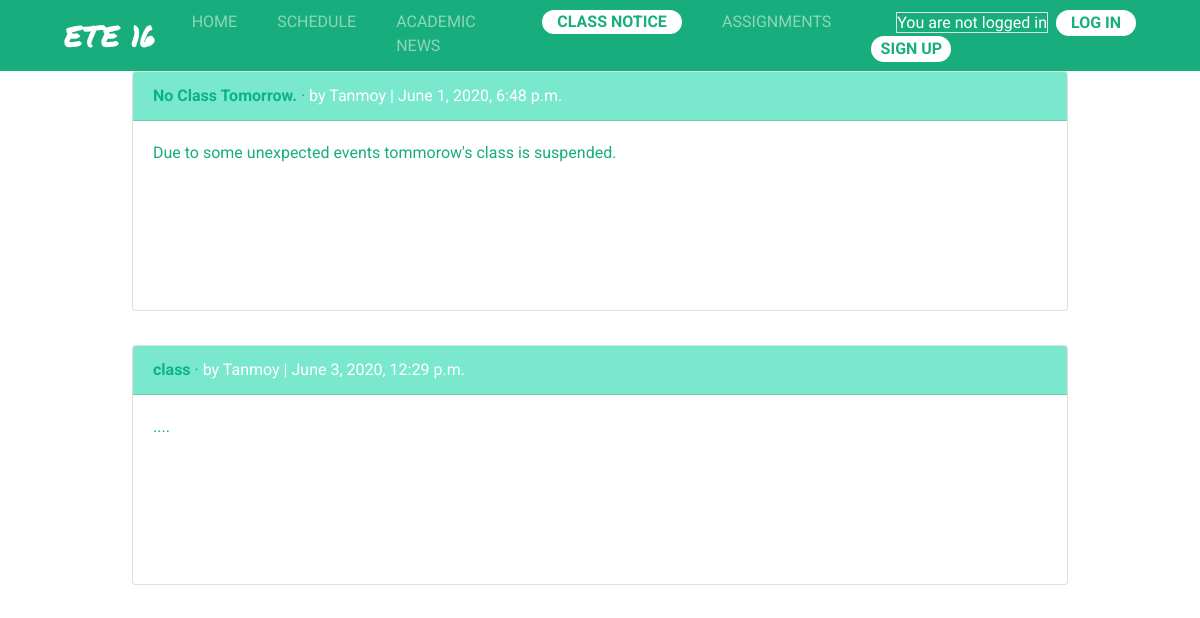
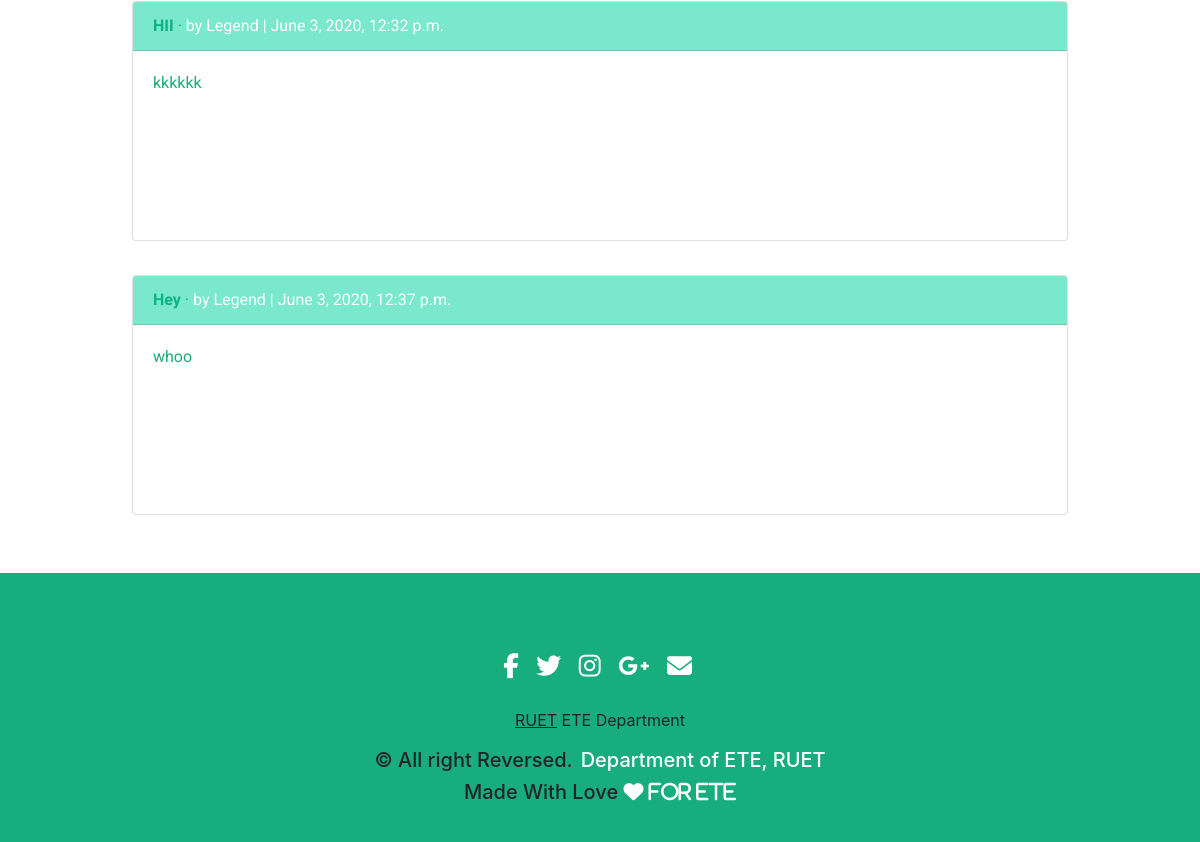
Before: /class_notice/ with the older database file (2 pictures, top to bottom).
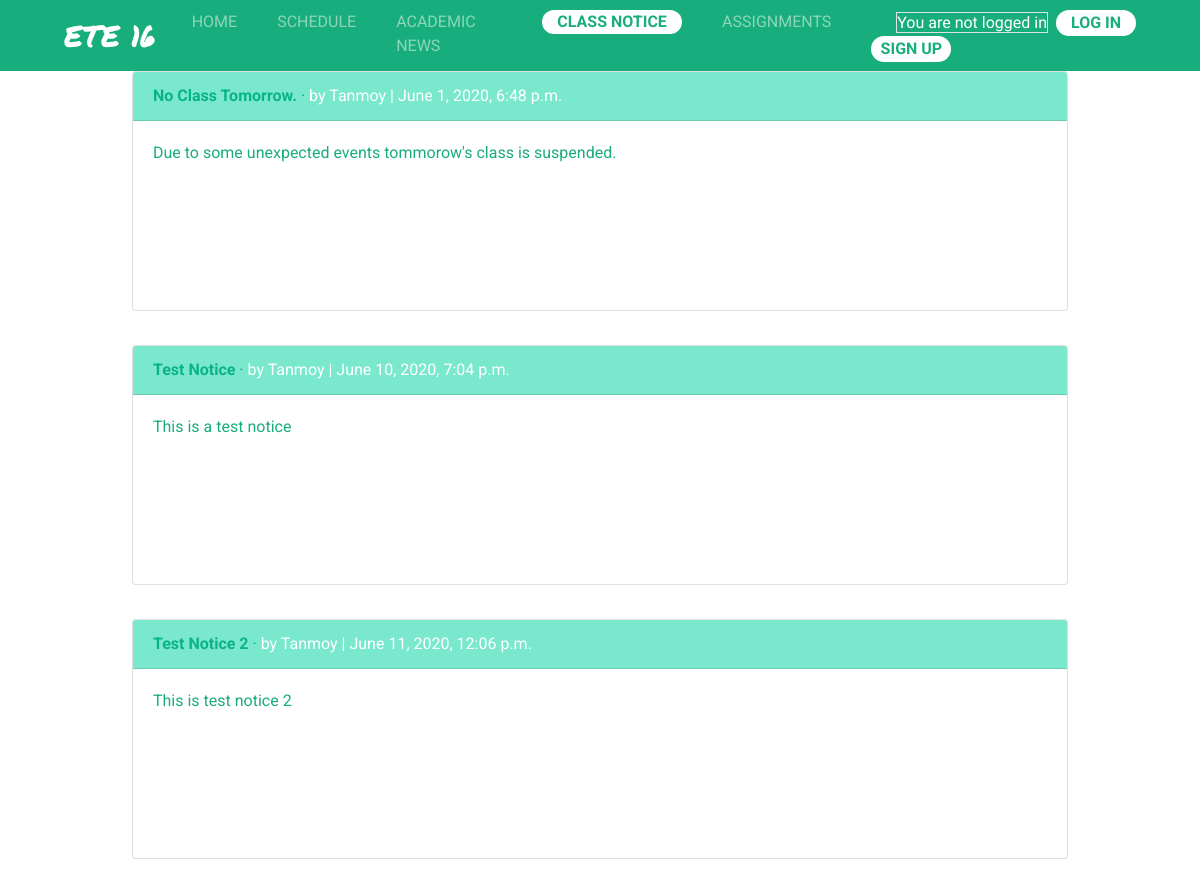
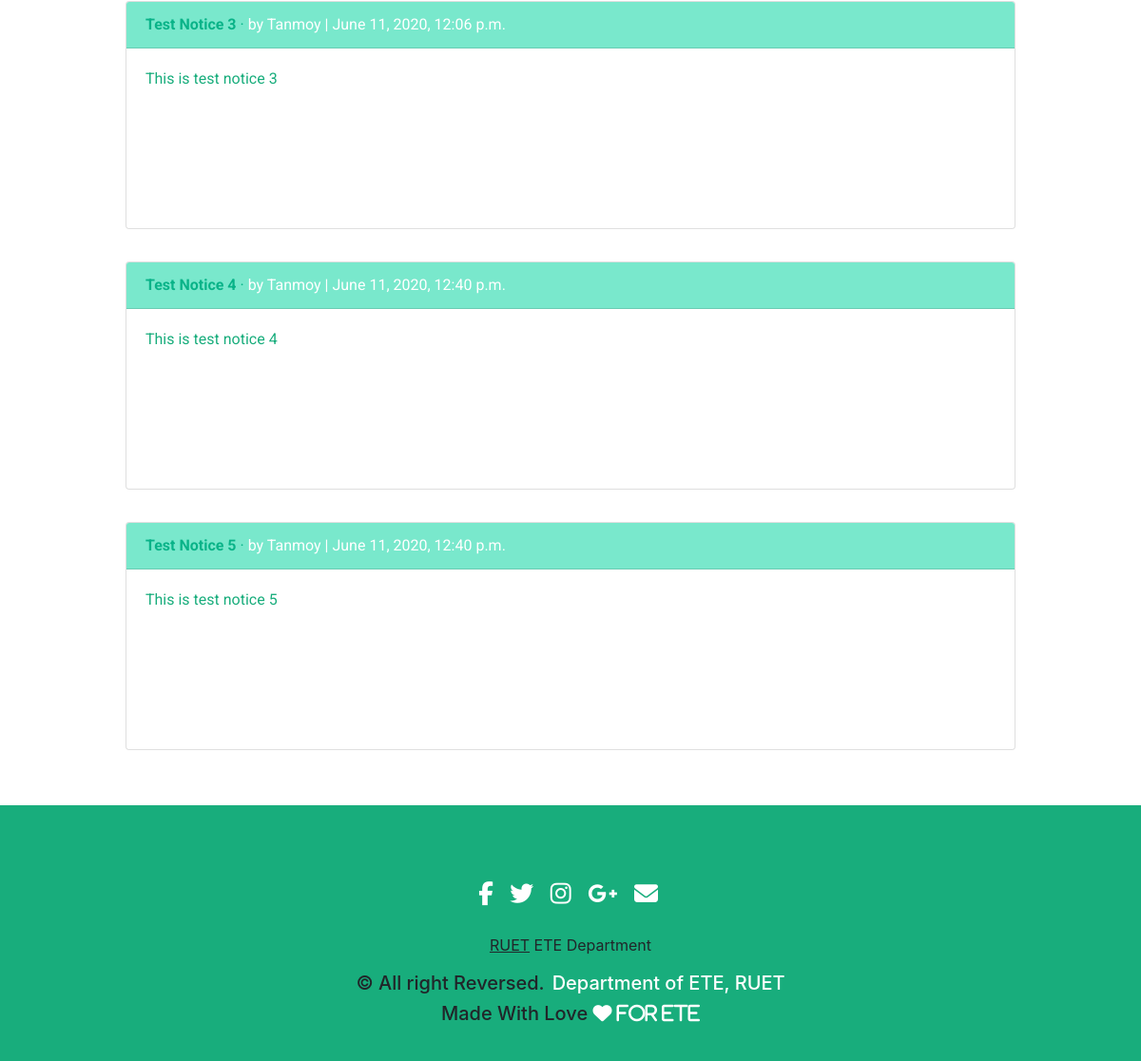
After: the same page with the newer database file (2 pictures, top to bottom).
### ClassNotice/models.py (models this page shows, shortened)
class ClassNotice(models.Model):
	title = models.CharField(max_length=255)
	body = models.TextField()
	date = models.DateTimeField(auto_now_add = True)
	author = models.ForeignKey(
		settings.AUTH_USER_MODEL,
		on_delete = models.CASCADE,
		)

### users/models.py (models this page shows)
class CustomUser(AbstractUser):
	roll = models.IntegerField(validators=[MinValueValidator(1604001),MaxValueValidator(1604060)],null=True,blank=False)
	email = models.EmailField(null=False,blank=False)
	REQUIRED_FIELDS = ['roll','email']

### ClassNotice/views.py (the view)
# urls.py: path('',ClassNoticeView.as_view(),name='class_notice_list')
class ClassNoticeView(ListView):
	model = ClassNotice
	template_name = 'class_notice_list.html'

### templates/class_notice_list.html (shortened to what this page needs)
{% extends 'base.html' %}
{% block content %}
  {% for notice in object_list %}
    <div class="card custom-card">
      <div class="card-header">
        <span class="font-weight-bold">{{ notice.title }}</span> &middot;
        <span class="card-author">by {{ notice.author }} | {{ notice.date }}</span>
      </div>
      <div class="card-body">
        {{ notice.body }}
      </div>
    </div>
    <br />
  {% endfor %}
{% endblock content %}

### templates/base.html (shortened to what this page needs)
{% load static %}
<!DOCTYPE html>
<html>
<head>
	<link rel="stylesheet" type="text/css" href="{% static "css/base.css" %}">
	<link rel="stylesheet" href="https://stackpath.bootstrapcdn.com/bootstrap/4.5.0/css/bootstrap.min.css">
</head>
<body>
	<nav class="navbar navbar-expand-lg navbar-dark active  custom-navbar">
		<a class="navbar-brand ml-lg-5" href="{% url 'home' %}">ETE 16</a>
		<div class="collapse navbar-collapse" id="navbarNav">
		<ul class="navbar-nav ml-auto mr-4">
			{% with url_name=request.resolver_match.url_name %}
		  <li class="nav-item">
		    <a class="nav-link {% if url_name == 'home' %} active{% endif %} "href="{% url 'home' %}">Home<span class="sr-only">(current)</span></a>
		  </li>
		  <li class="nav-item">
		    <a class="nav-link {% if url_name == 'schedule' %} active{% endif %}" href="{% url 'schedule' %}">Schedule</a>
		  </li>
		  <li class="nav-item">
		    <a class="nav-link {% if url_name == 'academic_notice' %} active{% endif %}" href="{% url 'academic_notice' %}">Academic News</a>
		  </li>
		  <li class="nav-item">
		    <a class="nav-link {% if url_name == 'class_notice_list' %} active{% endif %}" href="{% url 'class_notice_list' %}">Class Notice</a>
		  </li>
		  <li class="nav-item">
		  	<a class="nav-link {% if url_name == 'assignment_list' %} active{% endif %} " href="{% url 'assignment_list' %}">Assignments</a>
		  </li>
		  {% endwith %}
	{% if user.is_authenticated %}
			<li class="nav-item">
				<a href="#" class="nav-link dropdown-toggle" id="studentmenu" data-toggle="dropdown" aria-haspopup="true" aria-expanded="false">{{ user.username }}</a>
				<div class="dropdown-menu dropdown-menu-right" aria-labelledby="studentmenu">
					<a class="dropdown-item" href="{% url 'password_change' %}">Change Password</a>
					<div class="dropdown-divider"></div>
					<a href="{% url 'logout' %}" class="dropdown-item">Log Out</a>
				</div>
			</li>
	{% else %}
			<li class="nav-item form-inline signedcustom">
				<h6 class="mt-auto mb-auto ml-auto mr-2 border text-white pl-0 pr-0">You are not logged in</h6>
			<a href="{% url 'login' %}" class="btn nav-link mr-1 signup">Log In</a>
			<a href="{%url 'signup'%}" class="btn nav-link signup">Sign Up</a>
			</li>
	{% endif %}
	</ul>
	</div>
	</nav>
	<div class="container-fluid">
	{% block content %}
	{% endblock content %}
	</div>
	<section id="footer" class="mt-4">
		<div class="container-fluid">
			<div class="row">
				<div class="col-xs-12 col-sm-12 col-md-12 mt-2 mt-sm-5">
					<ul class="list-unstyled list-inline social text-center">
						<li class="list-inline-item"><a href="#"><i class="fa fa-facebook" style="font-size: 25px;"></i></a></li>
						<li class="list-inline-item"><a href="#"><i class="fa fa-twitter"></i></a></li>
						<li class="list-inline-item"><a href="#"><i class="fa fa-instagram"></i></a></li>
						<li class="list-inline-item"><a href="#"><i class="fa fa-google-plus"></i></a></li>
						<li class="list-inline-item"><a href="#" target="_blank"><i class="fa fa-envelope"></i></a></li>
					</ul>
				</div>
			</div>
			<div class="row">
				<div class="col-xs-12 col-sm-12 col-md-12 mt-2 mt-sm-2 text-center">
					<p><u>RUET</u> ETE Department</p>
					<p class="h5">© All right Reversed.<a class="text-green ml-2" target="_blank">Department of ETE, RUET</a></p>
					<p class="h5">Made With Love <i class="fa fa-heart fa_custom"> For ETE</i></p>
				</div>
			</div>
		</div>
	</section>
</body>
</html>

### static/css/base.css (style rules this page uses)
section { padding: 30px 0; }
.custom-navbar { min-height: 70px; background: #18AD7C; }
.navbar-brand { font-family: 'Permanent Marker', cursive ; font-size: 30px !important; padding-bottom: auto !important; }
.navbar-nav { font-family: 'Permanent Marker', cursive; font-family: 'PT Serif', serif; font-family: 'Ubuntu', sans-serif; }
.card { width: 20rem; height: 15rem; font-family: 'Lato', sans-serif; font-family: 'Open Sans', sans-serif; font-family: 'Roboto', sans-serif; }
.card::before, .card::after { position: absolute; top: 0; right: 0; bottom: 0; left: 0; transform: scale3d(0, 0, 1); transition: transform .3s ease-out 0s; background: rgba(255, 255, 255, 0.1); content: ''; pointer-events: none; }
.card::before { transform-origin: left top; }
.card::after { transform-origin: right bottom; }
.card .card-header { background: #79e8cc; color : #09b388; }
.card .card-body { color: #18AD7C !important; }
.custom-card { width: 80%; height: 15rem; font-family: 'Lato', sans-serif; font-family: 'Open Sans', sans-serif; font-family: 'Roboto', sans-serif; margin: 0 auto; float: none; margin-bottom: 10px; }
.custom-card .card-author { color: white; }
#footer { background: #18AD7C !important; }
#footer a { color: #ffffff; text-decoration: none !important; background-color: transparent; -webkit-text-decoration-skip: objects; }
#footer ul.social li { padding: 3px 0; }
#footer ul.social li a i { margin-right: 5px; font-size:25px; -webkit-transition: .5s all ease; -moz-transition: .5s all ease; transition: .5s all ease; }
#footer ul.social li a, #footer ul.quick-links li a { color:#ffffff; }
.fa_custom { color: white; }
.navbar-nav a.nav-link { font-family: 'Roboto', sans-serif; text-transform: uppercase; padding: 0px !important; }
ul.navbar-nav li.nav-item { margin: 0 20px; }
.signup { color:#18AD7C !important; background: white !important; border-radius: 80px !important ; width: 80px ; font-weight: bolder !important; }
ul.navbar-nav .nav-item:after { content: ''; display: block; height: 3px; width: 0; transition: width .5s ease, background-color .5s ease; }
.signedcustom { display: block; }
.navbar-nav .nav-item > a.active { width: 140px; background: white; border-radius: 100px ; color: #18AD7C !important; text-align: center; font-weight: bolder; display: block; }

Changed rows visible on the page:
removed ClassNotice: title "class", author "Tanmoy", date "June 3, 2020, 12:29 p.m.", body "...."
removed ClassNotice: title "HII", author "Legend", date "June 3, 2020, 12:32 p.m.", body "kkkkkk"
removed ClassNotice: title "Hey", author "Legend", date "June 3, 2020, 12:37 p.m.", body "whoo"
added ClassNotice: title "Test Notice", author "Tanmoy", date "June 10, 2020, 7:04 p.m.", body "This is a test notice"
added ClassNotice: title "Test Notice 2", author "Tanmoy", date "June 11, 2020, 12:06 p.m.", body "This is test notice 2"
added ClassNotice: title "Test Notice 3", author "Tanmoy", date "June 11, 2020, 12:06 p.m.", body "This is test notice 3"
added ClassNotice: title "Test Notice 4", author "Tanmoy", date "June 11, 2020, 12:40 p.m.", body "This is test notice 4"
added ClassNotice: title "Test Notice 5", author "Tanmoy", date "June 11, 2020, 12:40 p.m.", body "This is test notice 5"
